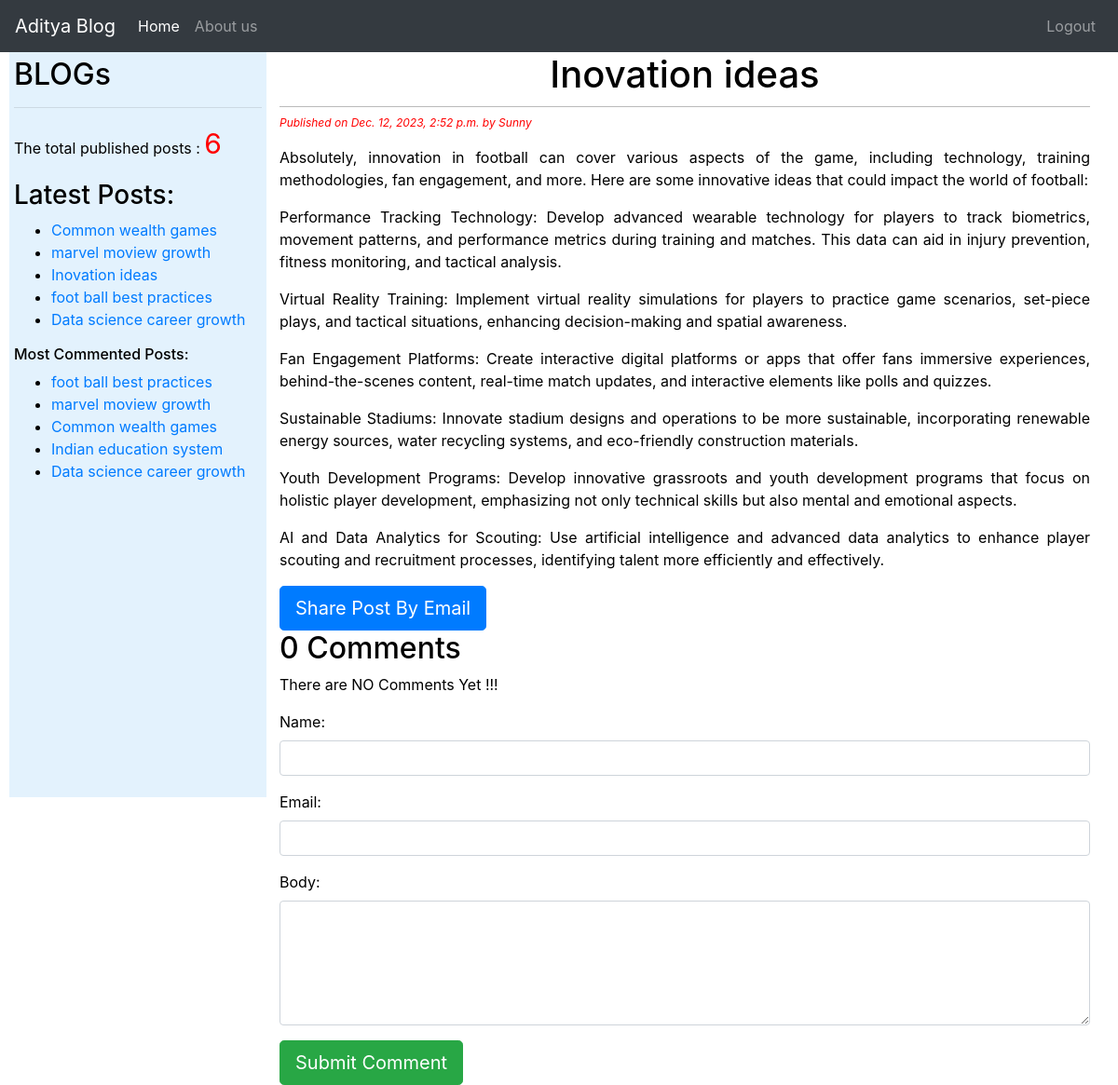
Screenshot of /2023/12/12/inovation-ideas/ (signed in) with the database file from the repository.
### blog/models.py (models this page shows, shortened)
class Post(models.Model):
    STATUS_CHOICES = (('draft', 'Draft'), ('published', 'Published'))
    title = models.CharField(max_length=264)
    slug = models.SlugField(max_length=264, unique_for_date='publish')
    author = models.ForeignKey(User, on_delete=models.CASCADE, related_name='blog_posts')
    body = models.TextField()
    publish = models.DateTimeField(default=timezone.now)
    created = models.DateTimeField(auto_now_add=True)  # datetime of create() action
    updated = models.DateTimeField(auto_now=True)  # date itme of save() action
    status = models.CharField(max_length=10, choices=STATUS_CHOICES, default='draft')
    objects = CustomManager()
    tags = TaggableManager()
    class Meta:
        ordering = ('-publish',)
    def get_absolute_url(self):
        return reverse('post_detail', args=[self.publish.year,
        self.publish.strftime('%m'), self.publish.strftime('%d'), self.slug])

### blog/views.py (the view)
# urls.py: path('<int:year>/<int:month>/<int:day>/<slug:post>/', views.post_detail_view, name='post_detail'),
@login_required
def post_detail_view(request, year, month, day, post):
    post = get_object_or_404(
        Post,
        slug=post,
        status='published',
        publish__year=year,
        publish__month=month,
        publish__day=day,
    )
    comments = post.comments.filter(active=True)
    csubmit = False
    form = CommentForm()  # Initialize form outside the condition
    if request.method == 'POST':
        form = CommentForm(data=request.POST)
        if form.is_valid():
            new_comment = form.save(commit=False)
            new_comment.post = post
            new_comment.save()
            csubmit = True
    else:
        form = CommentForm()  # You might not need this 'else' block
    return render(
        request,
        'blog/post_detail.html',
        {'post': post, 'form': form, 'comments': comments, 'csubmit': csubmit}
    )

### blog/forms.py
class CommentForm(forms.ModelForm):
    class Meta:
        model = Comment
        fields = ('name', 'email', 'body')
        widgets = {
            'name': forms.TextInput(attrs={'class': 'form-control'}),
            'email': forms.EmailInput(attrs={'class': 'form-control'}),
            'body': forms.Textarea(attrs={'class': 'form-control', 'rows': 5}),  # Adjust rows as needed
        }

### blog/models.py (called while the page is built)
    def get_queryset(self):
        return super().get_queryset().filter(status='published')

### blog/templatetags/blog_tags.py (called while the page is built)
@register.simple_tag
def total_posts():
    return Post.objects.count()

@register.inclusion_tag('blog/latest_posts.html')
def show_latest_posts(count=5):
    latest_posts=Post.objects.order_by('-publish')[:count]
    return {'latest_posts':latest_posts}

@register.simple_tag
def get_most_commented_posts(count=5):
    return Post.objects.annotate(total_comments=Count('comments')).order_by('-total_comments')[:count]

### templates/blog/post_detail.html (shortened to what this page needs)
{% extends 'blog/base.html' %}
{% block content %}
    <h1>{{post.title}}</h1>
    <p id='date'>Published on {{post.publish}} by {{post.author|title}}</p>
    {{post.body|linebreaks}}
    <a href="/{{post.id}}/share" class='btn btn-lg btn-primary'>Share Post By Email</a>
{% with comments.count as comments_count %}
    <h2>{{comments_count}} Comment{{comments_count|pluralize}}</h2>
{% endwith%}
{%if comments %}
    {%for comment in comments %}
        <p id='ch'> comment {{forloop.counter}} by {{comment.name}} on {{comment.created}}</p>
        <div class="cb">{{comment.body|linebreaks}}</div>
        <hr>
    {%endfor%}
{%else%}
    <p>There are NO Comments Yet !!!</p>
{%endif%}
{%if csubmit %}
    <h2>Your Comment Added Succefully</h2>
{%else%}
   <form method="post">
        {{ form.as_p }}
        <button type="submit" class="btn btn-lg btn-success">Submit Comment</button>
    </form>
{%endif%}
{%endblock%}

### templates/blog/base.html (shortened to what this page needs)
<!DOCTYPE html>
{% load blog_tags %}
{% load static %}
<html lang="en">
<head>
    {% block bootstrap_css %}
        <link rel="stylesheet" href="https://cdn.jsdelivr.net/npm/bootstrap@4.6.2/dist/css/bootstrap.min.css">
    {% endblock bootstrap_css %}
    <link rel="stylesheet" href="{% static 'css/blog.css' %}">
</head>
<body>
<nav class="navbar navbar-expand-lg navbar-dark bg-dark">
        <a class="navbar-brand" href="/">Aditya Blog</a>
            <ul class="navbar-nav mr-auto">
                 <li class="nav-item active">
                    <a class="nav-link" href="/home">Home <span class="sr-only">(current)</span></a>
                 </li>
                 <li class="nav-item">
                    <a class="nav-link" href="/about">About us</a>
                 </li>
            </ul>
            <ul class="navbar-nav ml-auto">
                 {% if user.is_authenticated %}
                    <li class="nav-item">
                        <a class="nav-link" href="/accounts/logout">Logout</a>
                    </li>
                 {% endif %}
            </ul>
</nav>
<div class="content">
    {% block content %}
    {% endblock %}
</div>
<div class="con">
    <div class="sidebar">
        <h2> BLOGs</h2><hr>
        <p>The total published posts :
            <span style="font-size: 30px; color:red;">
                {% total_posts %}
            </span>
        </p>
        <h3>Latest Posts:</h3>{% show_latest_posts %}
        <h6>Most Commented Posts:</h6>
            {% get_most_commented_posts as most_commented_posts %}
            <ul>
            {% for post in most_commented_posts %}
            <li><a href="{{post.get_absolute_url}}" id='la'>{{post.title}}</a></li>
            {% endfor %}
            </ul>
    </div>
</div>
</body>
</html>

### templates/blog/latest_posts.html
<ul>
{% for post in latest_posts %}
    <li><a href="{{post.get_absolute_url}}">{{post.title}}</a></li>
{% endfor %}
</ul>

### static/css/blog.css (style rules this page uses)
.content { float: right; width: 75%; padding: 0 30px 0 0; }
.sidebar { text_align: center; }
h1 { text-align: center; border-bottom: 1px solid #bbb; padding: 0 0 10px; }
#date { color: red; font-size: 12px; font-style: italic; }
body { color: black; text-align: justify; }
.con { padding: 5px; margin-left: 10px; float: left; width: 23%; background: #e3f2fd; height: 100vh; overflow-y: auto; }

### rows the page displays
Post: title "Inovation ideas", publish "Dec. 12, 2023, 2:52 p.m.", author "Sunny", body "Absolutely, innovation in football can cover various aspects of the game, including technology, training methodologies, fan engagement, and more. Here are some innovative ideas that could impact the world of football: Performance Tracking Technology: Develop advanced wearable technology for players to track biometrics, movement patterns, and performance metrics during training and matches. This data can aid in injury prevention, fitness monitoring, and tactical analysis. Virtual Reality Training: Implement virtual reality simulations for players to practice game scenarios, set-piece plays, and tactical situations, enhancing decision-making and spatial awareness. Fan Engagement Platforms:…"
Post: title "Common wealth games"
Post: title "marvel moview growth"
Post: title "foot ball best practices"
Post: title "Data science career growth"
Post: title "Indian education system"

### other values shown
{{ comments_count }} "0"
